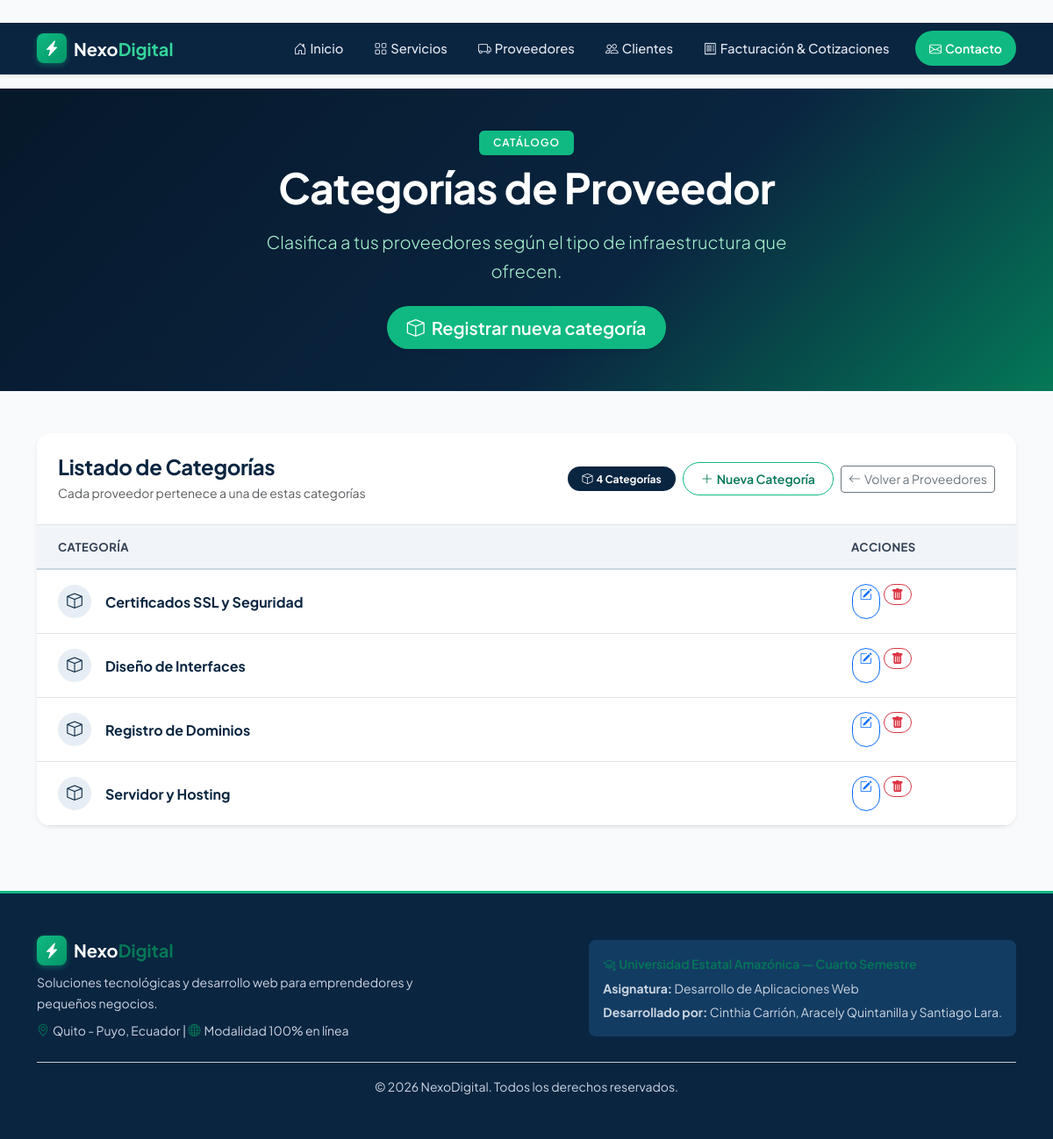
The page /categorias-proveedor on the database its author committed.
### tables this page shows
CREATE TABLE categorias_proveedor (
            id INTEGER PRIMARY KEY AUTOINCREMENT,
            nombre TEXT NOT NULL UNIQUE
        );

### app.py (the view)
@app.route('/categorias-proveedor')
def categorias_proveedor():
    conn = db.get_connection()
    lista_categorias = conn.execute('SELECT * FROM categorias_proveedor ORDER BY nombre').fetchall()
    conn.close()
    return render_template('categorias_proveedor.html', categorias=lista_categorias)

### db.py (called while the page is built)
def get_connection():
    os.makedirs(DATA_DIR, exist_ok=True)
    conn = sqlite3.connect(DB_PATH)
    conn.row_factory = sqlite3.Row       # permite leer filas como fila['nombre']
    conn.execute('PRAGMA foreign_keys = ON')  # SQLite exige activar las FK en cada conexión
    return conn

### templates/categorias_proveedor.html (shortened to what this page needs)
{% extends "base.html" %}
{% block content %}
<section class="page-header py-5 text-white">
    <div class="container text-center">
        <span class="badge bg-emerald mb-2 px-3 py-2 text-uppercase fw-semibold tracking-wider">Catálogo</span>
        <h1 class="display-5 fw-bold mb-3">Categorías de Proveedor</h1>
        <p class="lead text-light-emerald mx-auto mb-4" style="max-width: 650px;">
            Clasifica a tus proveedores según el tipo de infraestructura que ofrecen.
        </p>
        <div>
            <a href="{{ url_for('nueva_categoria_proveedor') }}" class="btn btn-verde btn-lg shadow-sm">
                <i class="bi bi-box me-2"></i>Registrar nueva categoría
            </a>
        </div>
    </div>
</section>
<section class="py-5">
    <div class="container">
        <div class="card shadow-sm border-0 rounded-4 overflow-hidden">
            <div class="card-header bg-white p-4 border-bottom d-flex justify-content-between align-items-center flex-wrap gap-2">
                <div>
                    <h2 class="h4 fw-bold text-navy mb-1">Listado de Categorías</h2>
                    <p class="text-muted small mb-0">Cada proveedor pertenece a una de estas categorías</p>
                </div>
                <div class="d-flex align-items-center gap-2">
                    <span class="badge bg-navy text-white px-3 py-2 rounded-pill">
                        <i class="bi bi-box me-1"></i>{{ categorias|length }} Categorías
                    </span>
                    <a href="{{ url_for('nueva_categoria_proveedor') }}" class="btn btn-outline-brand btn-sm">
                        <i class="bi bi-plus-lg me-1"></i>Nueva Categoría
                    </a>
                    <a href="{{ url_for('proveedores') }}" class="btn btn-outline-secondary btn-sm">
                        <i class="bi bi-arrow-left me-1"></i>Volver a Proveedores
                    </a>
                </div>
            </div>
            <div class="card-body p-0">
                {% if categorias %}
                <div class="table-responsive">
                    <table class="table table-hover align-middle mb-0 custom-table">
                        <thead class="table-navy text-white">
                            <tr>
                                <th class="ps-4 py-3">Categoría</th>
                                <th class="py-3 text-center pe-4">Acciones</th>
                            </tr>
                        </thead>
                        <tbody>
                            {% for categoria in categorias %}
                            <tr>
                                <td class="ps-4 py-3">
                                    <div class="d-flex align-items-center gap-3">
                                        <div class="avatar-circle">
                                            <i class="bi bi-box"></i>
                                        </div>
                                        <span class="fw-bold text-navy d-block">{{ categoria.nombre }}</span>
                                    </div>
                                </td>
                                <td class="py-3 text-center pe-4">
                                    <div class="d-inline-flex gap-1">
                                        <a href="{{ url_for('editar_categoria_proveedor', id=categoria.id) }}" class="btn btn-outline-primary btn-sm rounded-pill" title="Editar categoría">
                                            <i class="bi bi-pencil-square"></i>
                                        </a>
                                        <form method="POST" action="{{ url_for('eliminar_categoria_proveedor', id=categoria.id) }}" onsubmit="return confirm('¿Estás seguro de que deseas eliminar la categoría «{{ categoria.nombre }}»?');" class="d-inline">
                                            <button type="submit" class="btn btn-outline-danger btn-sm rounded-pill" title="Eliminar categoría">
                                                <i class="bi bi-trash-fill"></i>
                                            </button>
                                        </form>
                                    </div>
                                </td>
                            </tr>
                            {% endfor %}
                        </tbody>
                    </table>
                </div>
                {% endif %}
            </div>
        </div>
    </div>
</section>
{% endblock %}

### static/css/estilo.css (style rules this page uses)
:root { --navy: #0A2540; --navy-dark: #06182a; --navy-light: #133c63; --navy-subtle: #e6edf5; --emerald: #10b981; --emerald-dark: #047857; --emerald-subtle: #d1fae5; --emerald-text: #065f46; --mint-bright: #34d399; --amber: #f59e0b; --amber-subtle: #fef3c7; --amber-text: #92400e; --rose: #ef4444; --rose-subtle: #fee2e2; --rose-text: #991b1b; --bg-body: #f8fafc; --bg-card: #ffffff; --text-heading: #0f172a; --text-body: #334155; --text-muted: #475569; --border-color: #e2e8f0; --radius-sm: 8px; --radius-md: 12px; --radius-lg: 18px; --shadow-sm: 0 2px 6px rgba(15, 23, 42, 0.04); --shadow-md: 0 4px 16px rgba(15, 23, 42, 0.06); --shadow-hover: 0 10px 24px rgba(15, 23, 42, 0.10); }
body { font-family: 'Plus Jakarta Sans', -apple-system, BlinkMacSystemFont, 'Segoe UI', Roboto, sans-serif; background-color: var(--bg-body); color: var(--text-body); line-height: 1.65; -webkit-font-smoothing: antialiased; }
h1, h2, h3, h4, h5, h6 { color: var(--text-heading); font-weight: 700; letter-spacing: -0.015em; }
.bg-navy { background-color: var(--navy) !important; }
.bg-emerald { background-color: var(--emerald) !important; color: #ffffff !important; }
.text-navy { color: var(--navy) !important; }
.text-light-emerald { color: #a7f3d0 !important; }
.tracking-wider { letter-spacing: 0.08em; }
.hero-section, .page-header { background: linear-gradient(135deg, #06182a 0%, #0A2540 60%, #047857 100%); position: relative; overflow: hidden; }
.hero-section h1, .page-header h1 { color: #ffffff !important; }
.btn-verde { background-color: var(--emerald); color: #ffffff !important; border-radius: 50px; border: none; font-weight: 600; padding: 0.6rem 1.4rem; transition: all 0.2s ease; }
.btn-outline-brand { border: 1.5px solid var(--emerald); color: var(--emerald-dark); font-weight: 600; border-radius: 50px; padding: 0.45rem 1.25rem; background-color: #ffffff; transition: all 0.2s ease; }
.card { border-radius: var(--radius-md); background-color: var(--bg-card); border: 1px solid var(--border-color); box-shadow: var(--shadow-sm); transition: transform 0.2s ease, box-shadow 0.2s ease; }
.avatar-circle { width: 38px; height: 38px; border-radius: 50%; background-color: var(--navy-subtle); color: var(--navy); display: inline-flex; align-items: center; justify-content: center; font-size: 1.1rem; }
.custom-table thead th { background-color: #f1f5f9; color: #334155; font-weight: 700; border-bottom: 2px solid #cbd5e1; font-size: 0.82rem; text-transform: uppercase; letter-spacing: 0.03em; padding: 0.85rem 0.75rem; }
.custom-table tbody tr { transition: background-color 0.15s ease; }

### rows shown on the page
categorias_proveedor: nombre "Certificados SSL y Seguridad"
categorias_proveedor: nombre "Diseño de Interfaces"
categorias_proveedor: nombre "Registro de Dominios"
categorias_proveedor: nombre "Servidor y Hosting"

### other values the page prints
{{ categorias|length }} "4"
